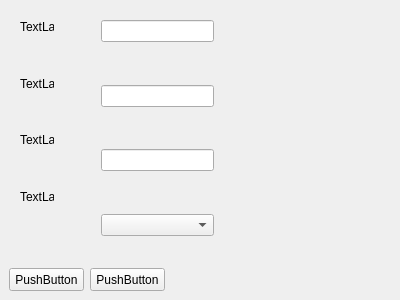
<?xml version="1.0" encoding="UTF-8"?>
<ui version="4.0">
 <class>netconfigframe</class>
 <widget class="QWidget" name="netconfigframe">
  <property name="geometry">
   <rect>
    <x>0</x>
    <y>0</y>
    <width>400</width>
    <height>300</height>
   </rect>
  </property>
  <property name="windowTitle">
   <string>netconfigframe</string>
  </property>
  <widget class="QPushButton" name="pushButton">
   <property name="geometry">
    <rect>
     <x>9</x>
     <y>268</y>
     <width>75</width>
     <height>23</height>
    </rect>
   </property>
   <property name="text">
    <string>PushButton</string>
   </property>
  </widget>
  <widget class="QPushButton" name="pushButton_2">
   <property name="geometry">
    <rect>
     <x>90</x>
     <y>268</y>
     <width>75</width>
     <height>23</height>
    </rect>
   </property>
   <property name="text">
    <string>PushButton</string>
   </property>
  </widget>
  <widget class="QWidget" name="">
   <property name="geometry">
    <rect>
     <x>9</x>
     <y>9</y>
     <width>56</width>
     <height>206</height>
    </rect>
   </property>
   <layout class="QVBoxLayout" name="verticalLayout">
    <item>
     <widget class="QLabel" name="label">
      <property name="text">
       <string>TextLabel</string>
      </property>
     </widget>
    </item>
    <item>
     <spacer name="verticalSpacer">
      <property name="orientation">
       <enum>Qt::Vertical</enum>
      </property>
      <property name="sizeHint" stdset="0">
       <size>
        <width>20</width>
        <height>40</height>
       </size>
      </property>
     </spacer>
    </item>
    <item>
     <widget class="QLabel" name="label_2">
      <property name="text">
       <string>TextLabel</string>
      </property>
     </widget>
    </item>
    <item>
     <spacer name="verticalSpacer_2">
      <property name="orientation">
       <enum>Qt::Vertical</enum>
      </property>
      <property name="sizeHint" stdset="0">
       <size>
        <width>20</width>
        <height>40</height>
       </size>
      </property>
     </spacer>
    </item>
    <item>
     <widget class="QLabel" name="label_3">
      <property name="text">
       <string>TextLabel</string>
      </property>
     </widget>
    </item>
    <item>
     <spacer name="verticalSpacer_3">
      <property name="orientation">
       <enum>Qt::Vertical</enum>
      </property>
      <property name="sizeHint" stdset="0">
       <size>
        <width>20</width>
        <height>40</height>
       </size>
      </property>
     </spacer>
    </item>
    <item>
     <widget class="QLabel" name="label_4">
      <property name="text">
       <string>TextLabel</string>
      </property>
     </widget>
    </item>
   </layout>
  </widget>
  <widget class="QWidget" name="">
   <property name="geometry">
    <rect>
     <x>90</x>
     <y>9</y>
     <width>135</width>
     <height>238</height>
    </rect>
   </property>
   <layout class="QVBoxLayout" name="verticalLayout_2">
    <item>
     <widget class="QLineEdit" name="lineEdit"/>
    </item>
    <item>
     <spacer name="verticalSpacer_4">
      <property name="orientation">
       <enum>Qt::Vertical</enum>
      </property>
      <property name="sizeHint" stdset="0">
       <size>
        <width>20</width>
        <height>40</height>
       </size>
      </property>
     </spacer>
    </item>
    <item>
     <widget class="QLineEdit" name="lineEdit_2"/>
    </item>
    <item>
     <spacer name="verticalSpacer_5">
      <property name="orientation">
       <enum>Qt::Vertical</enum>
      </property>
      <property name="sizeHint" stdset="0">
       <size>
        <width>20</width>
        <height>40</height>
       </size>
      </property>
     </spacer>
    </item>
    <item>
     <widget class="QLineEdit" name="lineEdit_3"/>
    </item>
    <item>
     <spacer name="verticalSpacer_6">
      <property name="orientation">
       <enum>Qt::Vertical</enum>
      </property>
      <property name="sizeHint" stdset="0">
       <size>
        <width>20</width>
        <height>40</height>
       </size>
      </property>
     </spacer>
    </item>
    <item>
     <widget class="QComboBox" name="comboBox"/>
    </item>
   </layout>
  </widget>
 </widget>
 <layoutdefault spacing="6" margin="11"/>
 <resources/>
 <connections/>
</ui>
